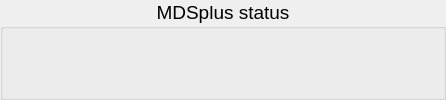
        <widget class="QGroupBox" name="groupBox_10" >
         <property name="sizePolicy" >
          <sizepolicy vsizetype="Preferred" hsizetype="Preferred" >
           <horstretch>0</horstretch>
           <verstretch>0</verstretch>
          </sizepolicy>
         </property>
         <property name="maximumSize" >
          <size>
           <width>16777215</width>
           <height>100</height>
          </size>
         </property>
         <property name="font" >
          <font>
           <pointsize>14</pointsize>
          </font>
         </property>
         <property name="title" >
          <string>MDSplus status</string>
         </property>
         <property name="alignment" >
          <set>Qt::AlignHCenter</set>
         </property>
         <layout class="QHBoxLayout" >
          <property name="spacing" >
           <number>6</number>
          </property>
          <property name="topMargin" >
           <number>2</number>
          </property>
          <property name="bottomMargin" >
           <number>2</number>
          </property>
          <item>
           <widget class="CAImageMbbi" name="CAImageMbbi_204" >
            <property name="minimumSize" >
             <size>
              <width>100</width>
              <height>50</height>
             </size>
            </property>
            <property name="maximumSize" >
             <size>
              <width>200</width>
              <height>50</height>
             </size>
            </property>
            <property name="pvname" >
             <string>RBA_MDS_STAT</string>
            </property>
            <property name="dmode" stdset="0" >
             <enum>CAImageMbbi::TrueFalse</enum>
            </property>
            <property name="zrpxm" stdset="0" >
             <pixmap/>
            </property>
            <property name="onpxm" stdset="0" >
             <pixmap/>
            </property>
            <property name="twpxm" stdset="0" >
             <pixmap/>
            </property>
            <property name="thpxm" stdset="0" >
             <pixmap/>
            </property>
            <property name="frpxm" stdset="0" >
             <pixmap/>
            </property>
            <property name="falsepxm" stdset="0" >
             <pixmap resource="../bin/application.qrc" >:/images/RBA_mds_normal_inact.png</pixmap>
            </property>
            <property name="truepxm" stdset="0" >
             <pixmap resource="../bin/application.qrc" >:/images/RBA_mds_normal_act.png</pixmap>
            </property>
            <property name="index" >
             <number>0</number>
            </property>
           </widget>
          </item>
          <item>
           <widget class="CAImageMbbi" name="CAImageMbbi_203" >
            <property name="minimumSize" >
             <size>
              <width>100</width>
              <height>50</height>
             </size>
            </property>
            <property name="maximumSize" >
             <size>
              <width>200</width>
              <height>50</height>
             </size>
            </property>
            <property name="pvname" >
             <string>RBA_MDS_STAT</string>
            </property>
            <property name="dmode" stdset="0" >
             <enum>CAImageMbbi::TrueFalse</enum>
            </property>
            <property name="zrpxm" stdset="0" >
             <pixmap/>
            </property>
            <property name="onpxm" stdset="0" >
             <pixmap/>
            </property>
            <property name="twpxm" stdset="0" >
             <pixmap/>
            </property>
            <property name="thpxm" stdset="0" >
             <pixmap/>
            </property>
            <property name="frpxm" stdset="0" >
             <pixmap/>
            </property>
            <property name="falsepxm" stdset="0" >
             <pixmap resource="../bin/application.qrc" >:/images/RBA_mds_archive_inact.png</pixmap>
            </property>
            <property name="truepxm" stdset="0" >
             <pixmap resource="../bin/application.qrc" >:/images/RBA_mds_archive_act.png</pixmap>
            </property>
            <property name="index" >
             <number>1</number>
            </property>
           </widget>
          </item>
          <item>
           <widget class="CAImageMbbi" name="CAImageMbbi_205" >
            <property name="minimumSize" >
             <size>
              <width>100</width>
              <height>50</height>
             </size>
            </property>
            <property name="maximumSize" >
             <size>
              <width>200</width>
              <height>50</height>
             </size>
            </property>
            <property name="pvname" >
             <string>RBA_MDS_STAT</string>
            </property>
            <property name="dmode" stdset="0" >
             <enum>CAImageMbbi::TrueFalse</enum>
            </property>
            <property name="zrpxm" stdset="0" >
             <pixmap/>
            </property>
            <property name="onpxm" stdset="0" >
             <pixmap/>
            </property>
            <property name="twpxm" stdset="0" >
             <pixmap/>
            </property>
            <property name="thpxm" stdset="0" >
             <pixmap/>
            </property>
            <property name="frpxm" stdset="0" >
             <pixmap/>
            </property>
            <property name="falsepxm" stdset="0" >
             <pixmap resource="../bin/application.qrc" >:/images/RBA_mds_file_inact.png</pixmap>
            </property>
            <property name="truepxm" stdset="0" >
             <pixmap resource="../bin/application.qrc" >:/images/RBA_mds_file_act.png</pixmap>
            </property>
            <property name="index" >
             <number>2</number>
            </property>
           </widget>
          </item>
          <item>
           <widget class="CAImageMbbi" name="CAImageMbbi_206" >
            <property name="minimumSize" >
             <size>
              <width>100</width>
              <height>50</height>
             </size>
            </property>
            <property name="maximumSize" >
             <size>
              <width>200</width>
              <height>50</height>
             </size>
            </property>
            <property name="pvname" >
             <string>RBA_MDS_STAT</string>
            </property>
            <property name="dmode" stdset="0" >
             <enum>CAImageMbbi::TrueFalse</enum>
            </property>
            <property name="zrpxm" stdset="0" >
             <pixmap/>
            </property>
            <property name="onpxm" stdset="0" >
             <pixmap/>
            </property>
            <property name="twpxm" stdset="0" >
             <pixmap/>
            </property>
            <property name="thpxm" stdset="0" >
             <pixmap/>
            </property>
            <property name="frpxm" stdset="0" >
             <pixmap/>
            </property>
            <property name="falsepxm" stdset="0" >
             <pixmap resource="../bin/application.qrc" >:/images/RBA_mds_conn_inact.png</pixmap>
            </property>
            <property name="truepxm" stdset="0" >
             <pixmap resource="../bin/application.qrc" >:/images/RBA_mds_conn_act.png</pixmap>
            </property>
            <property name="index" >
             <number>3</number>
            </property>
           </widget>
          </item>
         </layout>
        </widget>
